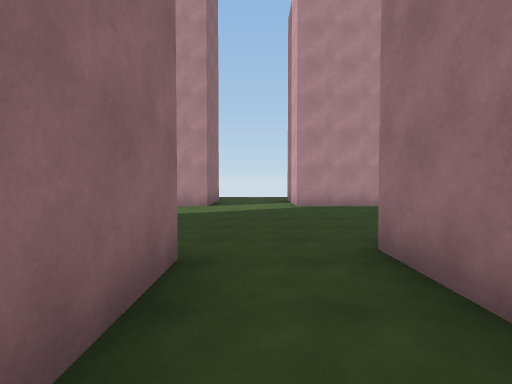
View 1 (above)

24 first-person views from a walk through a 3-D level made in the Unity game engine. The camera is 1.4 m above the floor, tilts 2° down and sees 80° across. The floor is counted in squares, 2 m on a side. Each view is taken from the middle of a square. On the plan, view 1 faces up. The plan holds only what a view shows up to about 10 squares ahead; the rest is blank. The place goes on beyond the plan.

View 2
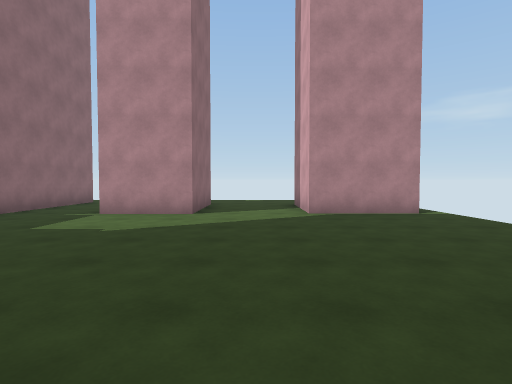

View 3
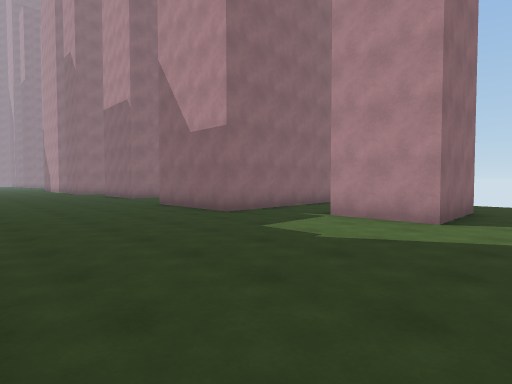

View 4
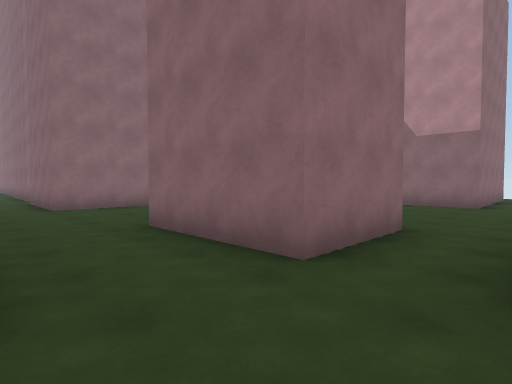

View 5
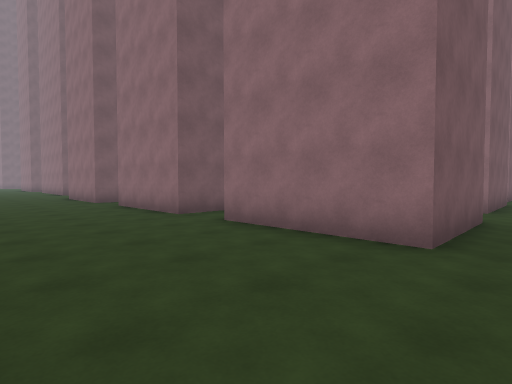

View 6
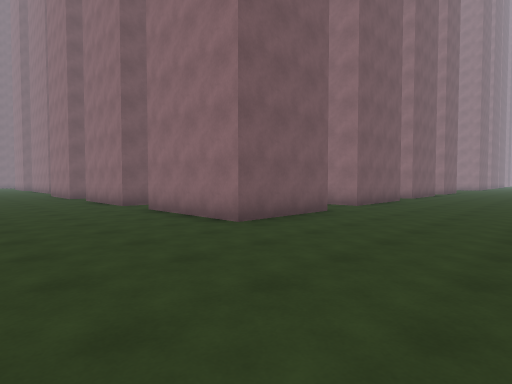

View 7
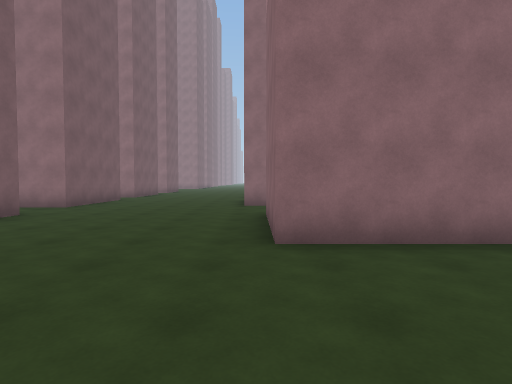

View 8
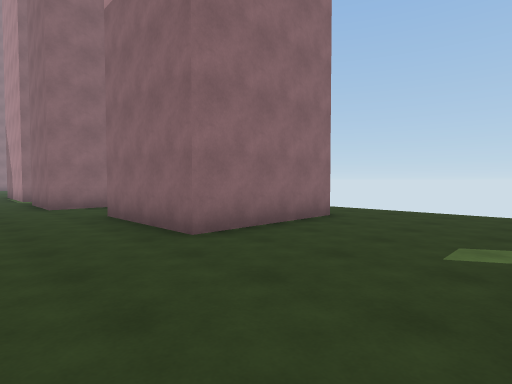

View 9
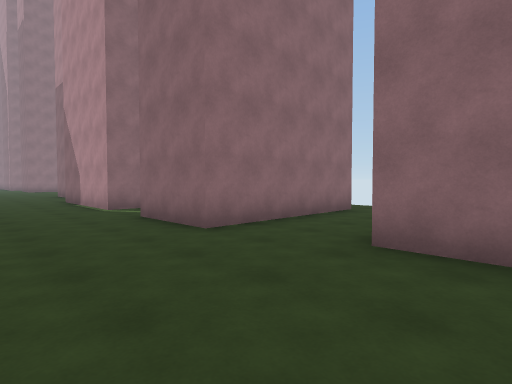

View 10
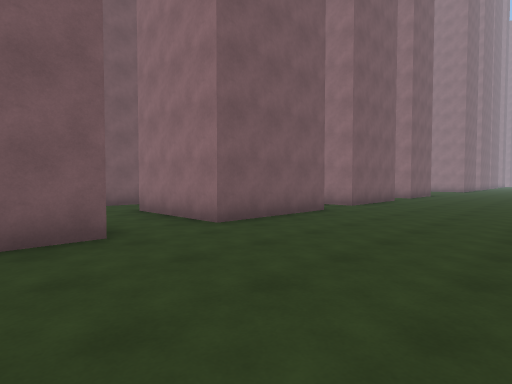

View 11
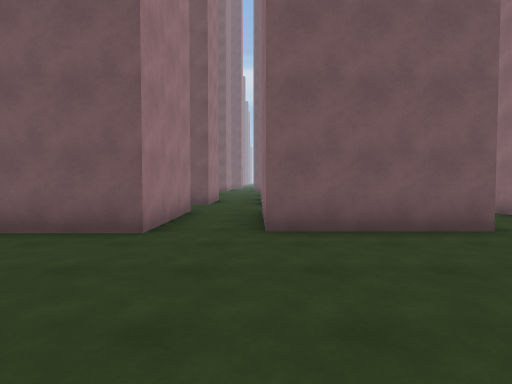

View 12
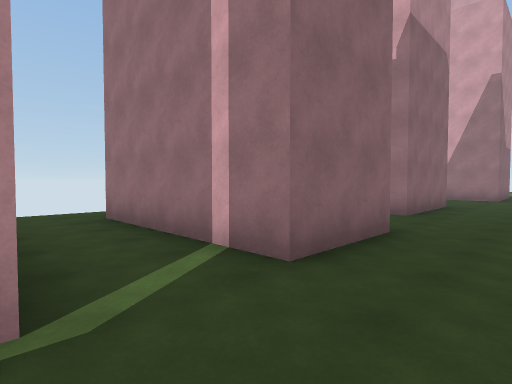

View 13
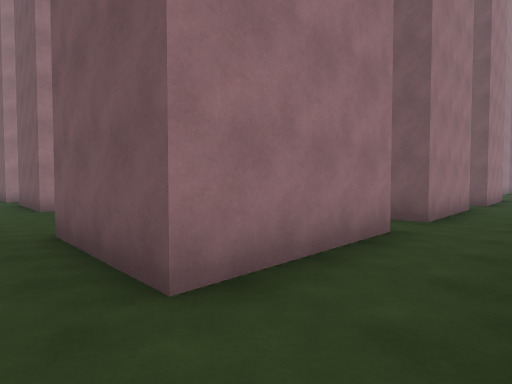

View 14
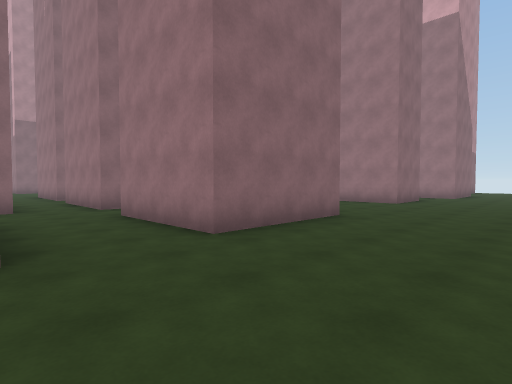

View 15
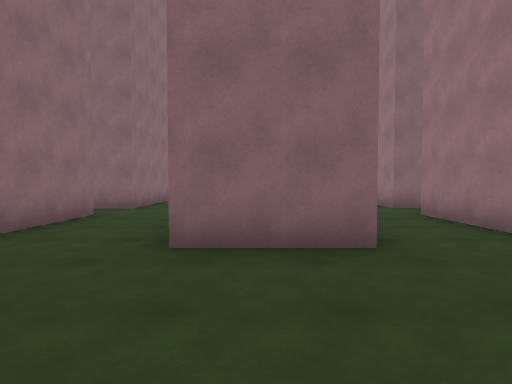

View 16
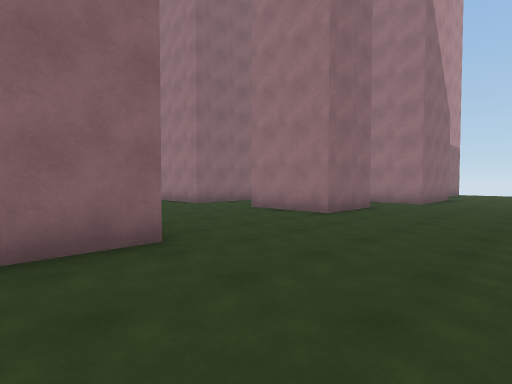

View 17
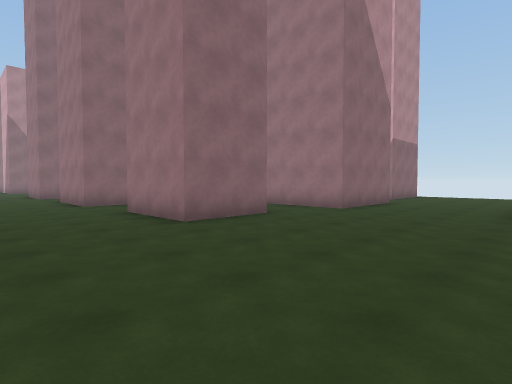

View 18
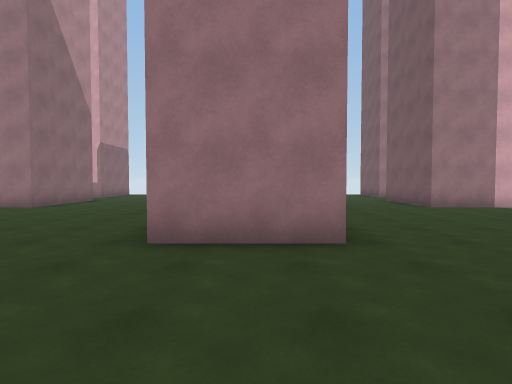

View 19
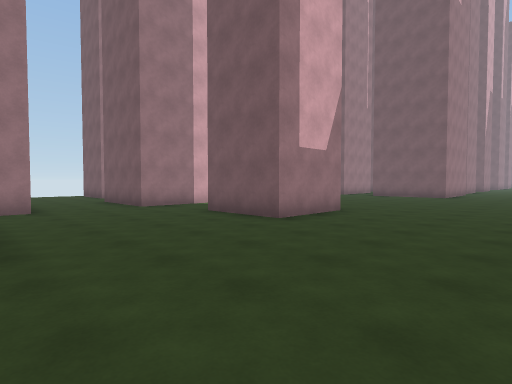

View 20
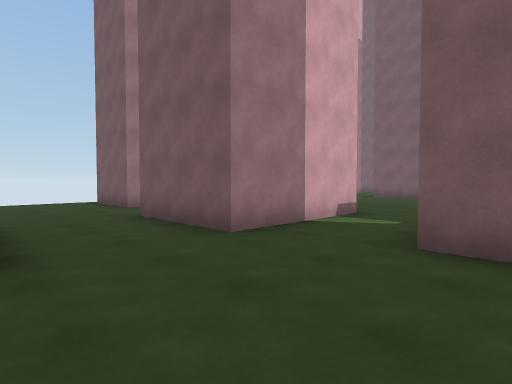

View 21
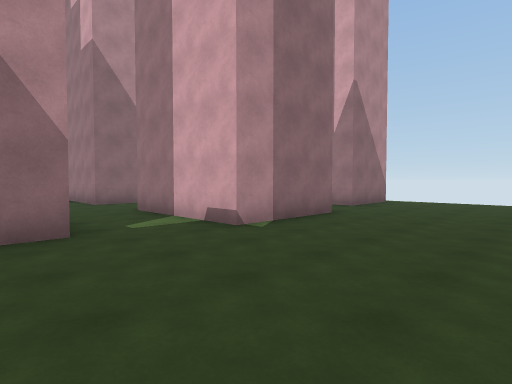

View 22
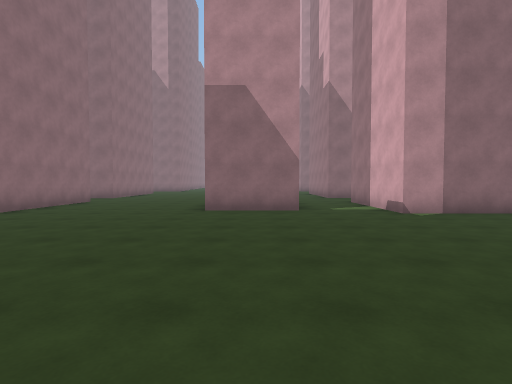

View 23
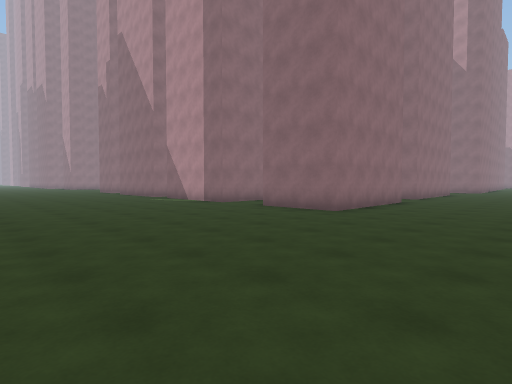

View 24
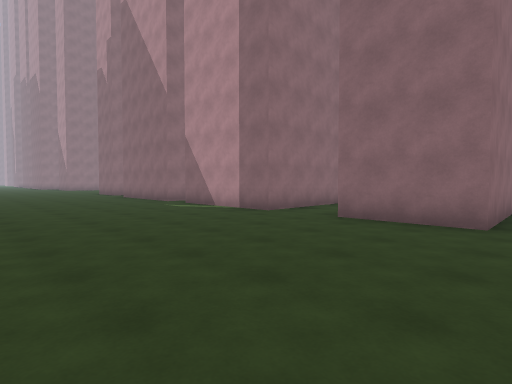

### Floor plan
Points are (right, up) in squares from view 1. A wall is a line through its corners. A room is listed if a view was taken in it or the views show most of it. See-through windows are left out.
Room 1 (views 1, 2, 3, 4, 5, 6, 7, 8, 9, 10, 11, 12, 13, 14, 15, 16, 17, 18, 19, 20, 21, 22, 23, 24)
walls: (-12.2, -9.8) (-15.5, -9.8) (-15.5, -6.6) (-15.1, -6.6); (-6, -9.4) (-8.1, -9.4) (-8.1, -6.9); (-7.1, -4.7) (-8.4, -4.7) (-8.4, -2.5); (-14.6, -5) (-15.3, -5); (-8.6, -17.1) (-8.6, -14.8); (-17.6, -9.8) (-20, -9.8); (-0.8, -10) (-3.8, -10) (-3.8, -7.4); (-15.3, -1.8) (-12.4, -1.8) (-12.4, -5); (-12.4, -0.3) (-15.3, -0.3) (-15.3, 3.1) (-12.4, 3.1) (-12.4, -0.3); (-4, -18.2) (-4, -16.9); (-12.7, -20.5) (-12.7, -24.6) (-15.1, -24.6); (-20.5, -3) (-20.5, -2.1); (-8.6, 2.6) (-5.6, 2.6) (-5.6, 0.2) (-8.6, 0.2); (-22.4, -6.5) (-22.4, -9); (-17, -21.4) (-17, -24.6) (-20.6, -24.6); (-22.2, -3) (-22.2, -5) (-23.2, -5); (-5.9, -23.7) (-8.1, -23.7) (-8.1, -21.4) (-5.9, -21.4); (-20.5, -0.1) (-20.5, 2.8) (-17.2, 2.8) (-17.2, -0.1); (-0.7, 2.8) (-0.7, 0.8); (1.3, 1.4) (1.3, 3.2); (-0.9, -24.4) (-3.8, -24.4) (-3.8, -20.7); (3, -23.7) (1.3, -23.7); (-25.4, 2.8) (-22.2, 2.8) (-22.2, 0.1); (-21.8, 7.7) (-25.5, 7.7); (-12.4, 11.6) (-12.4, 8.2) (-15.3, 8.2) (-15.3, 8.6); (-5.6, 12) (-5.6, 7.7) (-8.8, 7.7); (-1.4, 11.2) (-1.4, 8.6) (-3.4, 8.6); (3.6, 8.6) (1.3, 8.6) (1.3, 10); (-17.7, 12.1) (-17.7, 7.7) (-19.9, 7.7)
ways out: opening at (-21, -1); opening at (-21, 7); opening at (-20, 13); opening at (-16, -5); opening at (-15.5, -0.5); opening at (-2.3, -19)

Positions as (right, up) in squares from view 1, and headings:
1: (0, 0), facing up
2: (0, 2), facing up
3: (0, 3), facing up-left
4: (-4, -2), facing up-left
5: (-9, 4), facing down-left
6: (-9, 7), facing down-left
7: (-9, 8), facing left
8: (-9, 6), facing up-left
9: (-14, 5), facing up-left
10: (-14, 7), facing down-left
11: (-22, 7), facing down
12: (-22, 6), facing up-right
13: (-17, 4), facing down-right
14: (-18, -13), facing up-right
15: (-19, -13), facing up
16: (-14, -13), facing up-right
17: (-11, -14), facing up-right
18: (-12, -16), facing right
19: (-12, -17), facing down-right
20: (-7, -18), facing down-right
21: (-7, -28), facing up-right
22: (-7, -31), facing up
23: (-9, -31), facing up-left
24: (-12, -30), facing up-left
